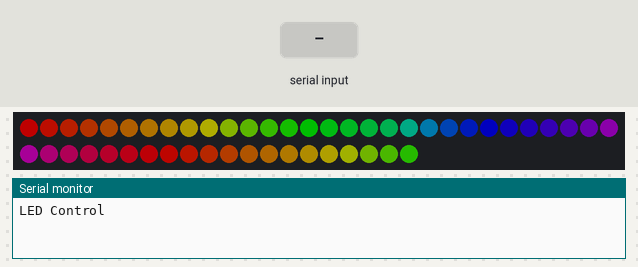
Recording of a sketch running on a simulated Arduino Uno, built with avr-gcc and run on an emulated ATmega328P. Parts: 50 RGB LEDs in strip order, left to right, continuing on the next row, the last lines printed to the serial monitor. The test bench sets the inputs (shaded band). Dim RGB values are drawn brighter than linear; random numbers use the default seed unless the sketch sets one.

Above: at 1.2 s.
1.3 s: "ball,1\n" received over Serial
At 2.5 s:
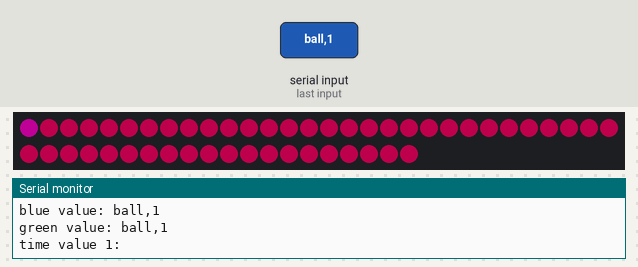
4.1 s: "rainbow,1\n" received over Serial
At 6.03 s:
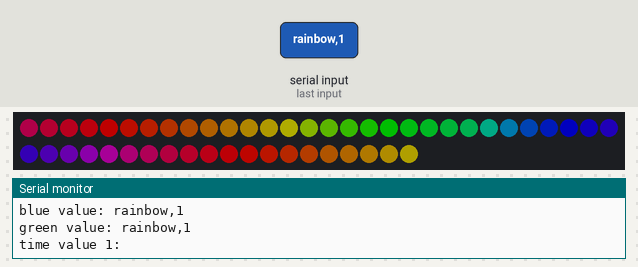
7.1 s: "0,1\n" received over Serial
At 9.4 s:
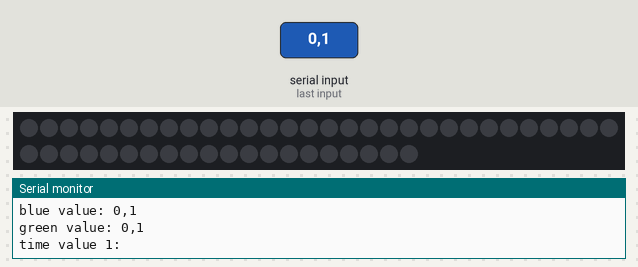
Timing chart, 0 to 10.9 s (numbered marks = the images above; inputs shaded):
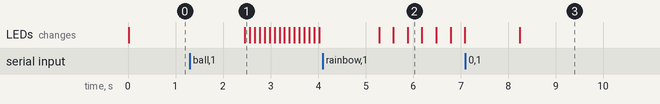

Measured:
- after the input at 1.3 s, the LEDs: first change after 1.2 s (image 1 shows a later state)

The sketch:

serialTest2.ino
```cpp
#include "FastLED.h"

// How many leds are in the strip?
#define NUM_LEDS 50
//LED brightness
#define BRIGHTNESS          80
// Data pin that led data will be written out over
#define DATA_PIN 3
#define COLOR_ORDER RGB
#define FRAMES_PER_SECOND  120


// This is an array of leds.  One item for each led in your strip.
CRGB leds[NUM_LEDS];

const uint8_t header[4] = { 0xDE, 0xAD, 0xBE, 0xEF };
uint8_t gHue = 0; // rotating "base color" used by many of the patterns


int led_values[NUM_LEDS*3];
int on_switch = 0;
String message = "";

int delayRainbow = 20;

boolean rainbow_flag = false;
boolean color_flag = false;
boolean bouncing_ball_flag = false;
boolean satisfaction_flag = false;

int bouncing_ball_i = 0;

void resetAllFlags(){
 rainbow_flag = false;
  color_flag = false;
 bouncing_ball_flag = false;
  satisfaction_flag = false;

}


void setup() {
  // put your setup code here, to run once:
FastLED.addLeds<WS2811, DATA_PIN, RGB>(leds, NUM_LEDS);
FastLED.setBrightness(BRIGHTNESS);
//FastLED.showColor(CRGB::Black);

// send the 'leds' array out to the actual LED strip
FastLED.show();
// insert a delay to keep the framerate modest
FastLED.delay(1000/FRAMES_PER_SECOND);

fill_rainbow( leds, NUM_LEDS, gHue, 7);


Serial.begin(9600);
Serial.println("LED Control");
}

void convertLEDCommands(){
  int index = 0;
  String index_str = "";
  String current_str = "";
  boolean index_found = false;

  int header_end = message.indexOf(',',0);
  String header_str = message.substring(0,header_end);

  int first_colon = 0;
  int second_colon = 0;
  int third_colon = 0;
  int fourth_colon = 0;
  int fifth_colon = 0;

  int next_comma = 0;
  String first_R = "";
  String first_G = "";
  String first_B = "";

  String second_R = "";
  String second_G = "";
  String second_B = "";

  int i = 0;


 while (i < message.length()) {

   current_str = message.substring(i,i+1);

   if (header_str=="rainbow"){
     resetAllFlags();
     rainbow_flag = true;
   }

   else if (header_str=="ball"){
     resetAllFlags();
      for(int n=0; n < NUM_LEDS; n++) {
      leds[n] = CRGB::Black;
   }
     bouncing_ball_flag = true;
     bouncing_ball_i = 0;

   }else if (header_str="satisfy"){
      resetAllFlags();
     satisfaction_flag = true;
   }


   if (header_str=="0"){
    Serial.println("got header 0");
    // FastLED's built-in rainbow generator
    fill_rainbow( leds, NUM_LEDS, gHue, 7);
   }

   if(current_str=="q"){
          index = i;

   }else{

     int second_comma = message.indexOf(',',header_end+1);
  int third_comma = message.indexOf(',',second_comma);

  String time_1 = message.substring(second_comma,third_comma);

     first_colon = message.indexOf(':',header_end+1);
     second_colon = message.indexOf(':',first_colon+1);
     next_comma = message.indexOf(',',second_colon);

     first_R = message.substring(header_end+1,first_colon);
     first_G = message.substring(first_colon+1,second_colon);
     first_B = message.substring(second_colon+1,next_comma);

     index_str = "0";

     Serial.print("red value: ");
     Serial.println(first_R );
     Serial.print("blue value: ");
     Serial.println(first_G);
     Serial.print("green value: ");
     Serial.println(first_G);
     Serial.print("time value 1: ");
     Serial.println(time_1);

     //led_values[(index_str.toInt())*3] = firstValue.toInt();
     //led_values[(index_str.toInt())*3+1] = secondValue.toInt();
     //led_values[(index_str.toInt())*3+2] = thirdValue.toInt();

     int n=0;

     int r1 = first_R.toInt();
     int g1 = first_G.toInt();
     int b1 = first_B.toInt();

     int r2 = 255;
     int g2 = 0;
     int b2 = 102;

    leds[n].r = r1;
    leds[n].g = g1;
    leds[n].b = b1;

     i = next_comma;
     index = i;
     i = message.length();

        //colorProgression(r1,g1,b1,r2,g2,b2,time_1.toInt());

	colorHighlight(r1,g1,b1,r2,g2,b2,time_1.toInt());

   }


  }

  /*
  Serial.println("led_values:");
  for(int n=0;n<(NUM_LEDS*3);n++){
    Serial.print(led_values[n]);
    Serial.print("-");
  }
  */
}

void colorHighlight(int r1,int g1,int b1,int r2,int g2,int b2,int time){

for(int n=0; n < NUM_LEDS; n++) {
    leds[n].r = r1;
    leds[n].g = g1;
    leds[n].b = b1;
   }
    FastLED.show();

for(int n=0; n < NUM_LEDS; n++) {
    leds[n].r = r2;
    leds[n].g = g2;
    leds[n].b = b2;
   //leds[n-1].r = r1;
    //leds[n-1].g = g1;
    //leds[n-1].b = b1;
    FastLED.show();
    delay(time);
   }


}

void randomColorProgression(){

  int r1=0;
  int g1 = 0;
  int b1 = 0;
  int time =0;
    while(true){

    r1 = random(0, 255);
    g1 = random(0, 255);
    b1 = random(0, 255);
    time = random(10,400);

    for(int n=0; n < NUM_LEDS; n++) {
    leds[n].r = r1;
    leds[n].g = g1;
    leds[n].b = b1;
    FastLED.show();
    delay(time);
   }
  }

}


void colorProgression(int r1,int g1,int b1,int r2,int g2,int b2,int time){


   for(int n=0; n < NUM_LEDS; n++) {
    leds[n].r = r1;
    leds[n].g = g1;
    leds[n].b = b1;
    FastLED.show();
    delay(500);
   }
   for(int n=0; n < NUM_LEDS; n++) {
    leds[n].r = r2;
    leds[n].g = g2;
    leds[n].b = b2;
    FastLED.show();
    delay(100);
   }


  while(true){

    r1 = random(0, 255);
    g1 = random(0, 255);
    b1 = random(0, 255);
    time = random(10,400);

    for(int n=0; n < NUM_LEDS; n++) {
    leds[n].r = r1;
    leds[n].g = g1;
    leds[n].b = b1;
    FastLED.show();
    delay(time);
   }
  }


}


void loop() {
  FastLED.show();

  if(rainbow_flag){

  fill_rainbow( leds, NUM_LEDS, gHue, 7);

  EVERY_N_MILLISECONDS(delayRainbow) {
    if (delayRainbow>20){
      gHue++;
    }
    else{
      gHue--;
    } } // slowly cycle the "base color" through the rainbow

  EVERY_N_SECONDS( 5 ) { delayRainbow = random(1,40); } // change patterns periodically
  }

  else if(bouncing_ball_flag){

    leds[bouncing_ball_i].b = 200;

    FastLED.show();

    leds[bouncing_ball_i] = CRGB::Black;

    bouncing_ball_i++;

    if(bouncing_ball_i>=NUM_LEDS){
     bouncing_ball_i = 0;
    }


    delay(100);
  }

  else if(satisfaction_flag){
     resetAllFlags();

      for(int n=0; n < NUM_LEDS; n++) {
      leds[n] = CRGB::Black;
   }

      FastLED.show();
      delay(5000);

      leds[0] = CRGB::Red;

       FastLED.show();
      delay(5000);

      leds[1].r = 255;
      leds[1].g = 100;
      leds[1].b = 0;
      FastLED.show();
      delay(1000);
      leds[2].r = 255;
      leds[2].g = 100;
      leds[2].b = 0;

      FastLED.show();
      delay(5000);

      leds[3] = CRGB::White;
      FastLED.show();
      delay(1000);
      leds[4] = CRGB::White;

      FastLED.show();
      delay(2000);

      for(int n=5; n < 26; n++) {
      leds[n] = CRGB::Yellow;
      FastLED.show();
      delay(100);
   }

   FastLED.show();
      delay(2000);
   for(int n=26; n < 50; n++) {
      leds[n] = CRGB::Green;
      FastLED.show();
      delay(100);
   }

  FastLED.show();
      delay(2000);
     satisfaction_flag = true;
  }

  if (Serial.available() > 0) {
    //on_switch=Serial.parseInt();
    message = Serial.readString();
    Serial.println(message);
    convertLEDCommands();
    //Serial.println(on_switch);
  }

  /*
  if (on_switch==1){

    FastLED.showColor(CRGB::Green);
    for(int redLed = 0; redLed < NUM_LEDS; redLed = redLed + 1)
    {
      // Turn our current led on to white, then show the leds
      leds[redLed] = CRGB::Red;

      // Show the leds (only one of which is set to white, from above)
      FastLED.show();

      // Wait a little bit
      delay(1000);

      // Turn our current led back to black for the next loop around
      leds[redLed] = CRGB::Green;
    }

    for (int i=0; i<255; i=i+1){
      FastLED.setBrightness(i);
      delay(100);
    }

    delay(1000);
  }
  if (on_switch==0){
    FastLED.showColor(CRGB::Black);

  }
  */

  /*
  if(Serial.available()>0){

   // we're going to read led data directly from serial, after we get our header
  uint8_t b = Serial.read();
  Serial.println(b);
  bool looksLikeHeader = false;
  if(b == header[0]) {
      looksLikeHeader = true;
      for(int i=1; looksLikeHeader && (i < sizeof(header)); i++) {
        b = Serial.read();
        Serial.println(b);
        if(b != header[i]) {
          // whoops, not a match, this no longer looks like a header.
          looksLikeHeader = false;
        }
      }
    }

    if(looksLikeHeader) {
      // hey, we read all the header bytes!  Yay!  Now read the frame data
        Serial.readBytes((char*)leds, 3*NUM_LEDS);
        Serial.println(String(leds[0]));

      }


  // now show the led data
  FastLED.show();

  }

  // finally, flush out any data in the serial buffer, as it may have been interrupted oddly by writing out led data:
  while(Serial.available() > 0) { Serial.read(); }

  */
}
```
